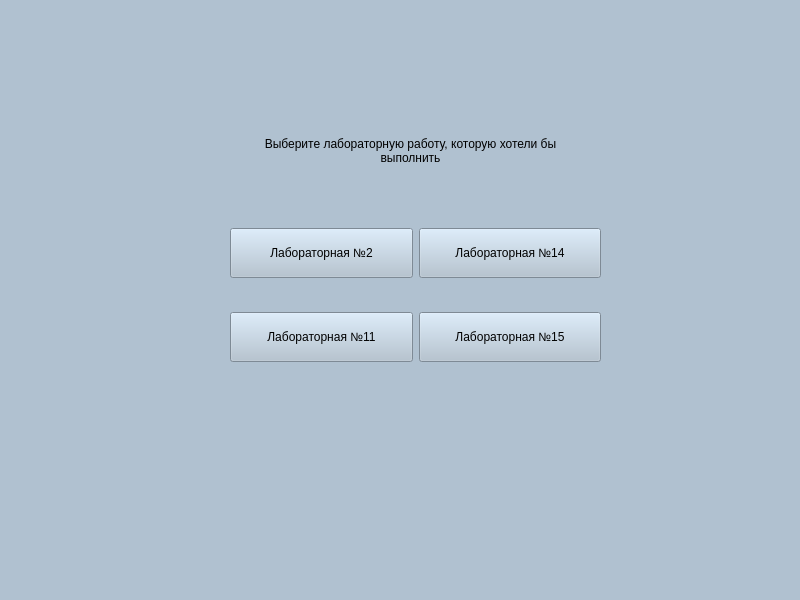
<?xml version="1.0" encoding="UTF-8"?>
<ui version="4.0">
 <class>start_window</class>
 <widget class="QMainWindow" name="start_window">
  <property name="geometry">
   <rect>
    <x>0</x>
    <y>0</y>
    <width>800</width>
    <height>600</height>
   </rect>
  </property>
  <property name="sizePolicy">
   <sizepolicy hsizetype="Preferred" vsizetype="Preferred">
    <horstretch>0</horstretch>
    <verstretch>0</verstretch>
   </sizepolicy>
  </property>
  <property name="minimumSize">
   <size>
    <width>800</width>
    <height>600</height>
   </size>
  </property>
  <property name="maximumSize">
   <size>
    <width>800</width>
    <height>600</height>
   </size>
  </property>
  <property name="windowTitle">
   <string>SOLW</string>
  </property>
  <property name="styleSheet">
   <string notr="true">background-color: rgb(176,193,208);</string>
  </property>
  <widget class="QWidget" name="centralwidget">
   <widget class="QLabel" name="label">
    <property name="geometry">
     <rect>
      <x>250</x>
      <y>100</y>
      <width>321</width>
      <height>101</height>
     </rect>
    </property>
    <property name="styleSheet">
     <string notr="true">font: 75 14pt &quot;Comic Sans MS&quot;;</string>
    </property>
    <property name="text">
     <string>Выберите лабораторную работу, которую хотели бы выполнить</string>
    </property>
    <property name="alignment">
     <set>Qt::AlignCenter</set>
    </property>
    <property name="wordWrap">
     <bool>true</bool>
    </property>
   </widget>
   <widget class="QWidget" name="horizontalLayoutWidget">
    <property name="geometry">
     <rect>
      <x>230</x>
      <y>200</y>
      <width>371</width>
      <height>191</height>
     </rect>
    </property>
    <layout class="QHBoxLayout" name="horizontalLayout">
     <item>
      <layout class="QVBoxLayout" name="verticalLayout">
       <item>
        <widget class="QPushButton" name="button_laba2">
         <property name="sizePolicy">
          <sizepolicy hsizetype="Minimum" vsizetype="Fixed">
           <horstretch>0</horstretch>
           <verstretch>0</verstretch>
          </sizepolicy>
         </property>
         <property name="minimumSize">
          <size>
           <width>150</width>
           <height>50</height>
          </size>
         </property>
         <property name="text">
          <string>Лабораторная №2</string>
         </property>
         <property name="autoDefault">
          <bool>true</bool>
         </property>
         <property name="default">
          <bool>false</bool>
         </property>
        </widget>
       </item>
       <item>
        <widget class="QPushButton" name="button_laba11">
         <property name="sizePolicy">
          <sizepolicy hsizetype="Minimum" vsizetype="Fixed">
           <horstretch>0</horstretch>
           <verstretch>0</verstretch>
          </sizepolicy>
         </property>
         <property name="minimumSize">
          <size>
           <width>150</width>
           <height>50</height>
          </size>
         </property>
         <property name="text">
          <string>Лабораторная №11</string>
         </property>
         <property name="autoDefault">
          <bool>true</bool>
         </property>
         <property name="default">
          <bool>false</bool>
         </property>
         <property name="flat">
          <bool>false</bool>
         </property>
        </widget>
       </item>
      </layout>
     </item>
     <item>
      <layout class="QVBoxLayout" name="verticalLayout_3">
       <item>
        <widget class="QPushButton" name="button_laba14">
         <property name="sizePolicy">
          <sizepolicy hsizetype="Minimum" vsizetype="Fixed">
           <horstretch>0</horstretch>
           <verstretch>0</verstretch>
          </sizepolicy>
         </property>
         <property name="minimumSize">
          <size>
           <width>150</width>
           <height>50</height>
          </size>
         </property>
         <property name="text">
          <string>Лабораторная №14</string>
         </property>
         <property name="autoDefault">
          <bool>true</bool>
         </property>
         <property name="default">
          <bool>false</bool>
         </property>
         <property name="flat">
          <bool>false</bool>
         </property>
        </widget>
       </item>
       <item>
        <widget class="QPushButton" name="button_laba15">
         <property name="sizePolicy">
          <sizepolicy hsizetype="Minimum" vsizetype="Fixed">
           <horstretch>0</horstretch>
           <verstretch>0</verstretch>
          </sizepolicy>
         </property>
         <property name="minimumSize">
          <size>
           <width>150</width>
           <height>50</height>
          </size>
         </property>
         <property name="text">
          <string>Лабораторная №15</string>
         </property>
         <property name="autoDefault">
          <bool>true</bool>
         </property>
         <property name="default">
          <bool>false</bool>
         </property>
         <property name="flat">
          <bool>false</bool>
         </property>
        </widget>
       </item>
      </layout>
     </item>
    </layout>
   </widget>
  </widget>
  <widget class="QStatusBar" name="statusbar"/>
  <widget class="QMenuBar" name="menubar">
   <property name="geometry">
    <rect>
     <x>0</x>
     <y>0</y>
     <width>800</width>
     <height>21</height>
    </rect>
   </property>
  </widget>
 </widget>
 <resources/>
 <connections/>
</ui>
